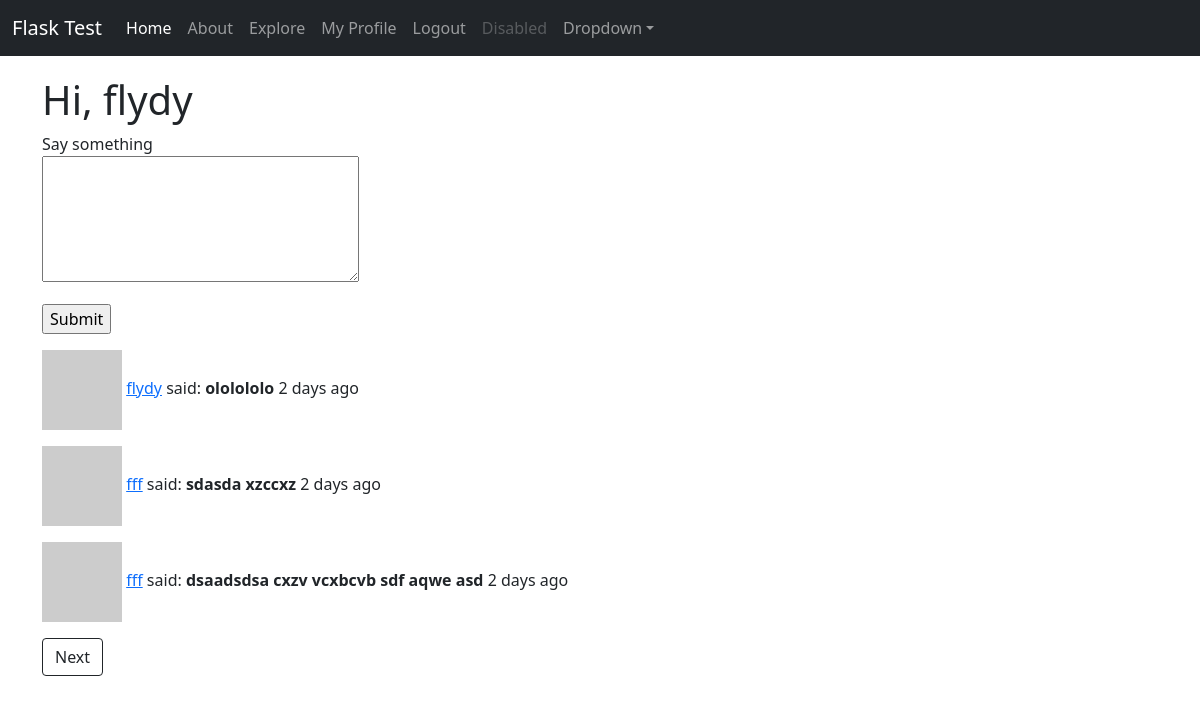
Page / (signed in) on the earlier database version.
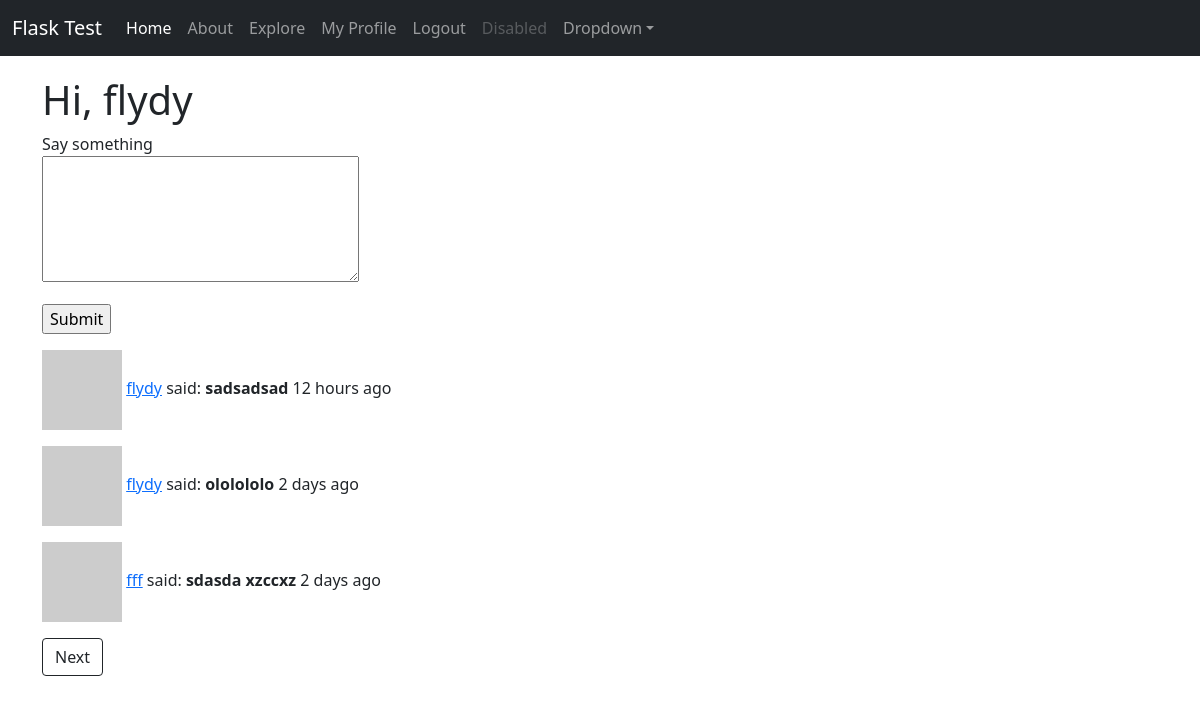
Same page on the later database version.
### app/models.py (models this page shows, shortened)
class SearchableMixin(object):
    @classmethod
    def search(cls, expression, page, per_page):
        ids, total = query_index(cls.__tablename__, expression, page, per_page)
        if total == 0:
            return cls.query.filter_by(id=0), 0
        when = []
        for i in range(len(ids)):
            when.append((ids[i], i))
        return cls.query.filter(cls.id.in_(ids)).order_by(db.case(when, value=cls.id)), total

class Post(SearchableMixin, db.Model):
    id = db.Column(db.Integer, primary_key=True)
    body = db.Column(db.String(140))
    timestamp = db.Column(db.DateTime, index=True, default=datetime.utcnow)
    user_id = db.Column(db.Integer, db.ForeignKey('user.id'))
    __searchable__ = ['body']

class User(UserMixin, db.Model):
    id = db.Column(db.Integer, primary_key=True)
    username = db.Column(db.String(50), index=True, unique=True)
    email = db.Column(db.String(100), index=True, unique=True)
    password = db.Column(db.String(128))
    about_me = db.Column(db.String(250))
    posts = db.relationship('Post', backref='author', lazy='dynamic')
    last_seen = db.Column(db.DateTime, default=datetime.utcnow())
    followed = db.relationship(
        'User', secondary=followers,
        primaryjoin=(followers.c.follower_id == id),
        secondaryjoin=(followers.c.followed_id == id),
        backref=db.backref('followers', lazy='dynamic'), lazy='dynamic'
    )
    def avatar(self, size):
        digest = md5(self.email.lower().encode('utf-8')).hexdigest()
        return 'https://www.gravatar.com/avatar/{}?d=identicon&s={}'.format(digest, size)
    def followed_posts(self):
        followed = Post.query.join(
            followers, (followers.c.followed_id == Post.user_id)).filter(followers.c.follower_id == self.id)
        own = Post.query.filter_by(user_id=self.id)
        return followed.union(own).order_by(Post.timestamp.desc())

### app/main/routes.py (the view)
@bp.route('/', methods=['GET', 'POST'])
@login_required
def index():
    form = PostForm()
    if form.validate_on_submit():
        post = Post(body=form.post.data, user_id=current_user.id)
        db.session.add(post)
        db.session.commit()
        flash(_('Your post is saved!'))
        return redirect(url_for('main.index'))
    page = request.args.get('page', 1, type=int)
    posts = current_user.followed_posts().paginate(page, current_app._get_current_object().config['POSTS_PER_PAGE'], False)
    next_url = url_for('main.index', page=posts.next_num) \
        if posts.has_next else None
    prev_url = url_for('main.index', page=posts.prev_num) \
        if posts.has_prev else None
    return render_template('index.html', form=form, posts=posts.items, next_url=next_url, prev_url=prev_url)

### app/forms.py
class PostForm(FlaskForm):
    post = TextAreaField(_l('Say something'), validators=[DataRequired(), Length(min=1, max=140)])
    submit = SubmitField(_l('Submit'))

### app/main/routes.py (called while the page is built)
@bp.before_request
def before_request():
    if current_user.is_authenticated:
        current_user.last_seen = datetime.utcnow()
        db.session.commit()
        g.locale = 'en'

### app/models.py (called while the page is built)
@login.user_loader
def load_user(id):
    return User.query.get(int(id))

### app/templates/index.html (shortened to what this page needs)
{% extends '__base.html' %}
{% block body %}
<h1>Hi, {{ current_user.username }}</h1>
{% if current_user.is_authenticated %}
{% if form %}
<form action="" method="post" class="form">
    <p>
        {{ form.post.label }}<br>
        {{ form.post(cols=32, rows=5) }}<br>
    </p>
    <p>{{ form.submit() }}</p>
</form>
{% endif %}
{% endif %}
{% if posts %}
{% for post in posts %}
    {% include '_post.html' %}
{% endfor %}
    <p>
        {% if next_url %}
        <a href="{{ next_url }}" class="btn btn-outline-dark">Next</a>
        {% endif %}
    </p>
{% endif %}
{% endblock %}

### app/templates/_post.html
<p><img src="{{ post.author.avatar(36) }}">
    <a href="{{ url_for('main.user', username=post.author.username) }}">{{ post.author.username }}</a>
    {{ _('said') }}: <b>{{ post.body }}</b> {{ moment(post.timestamp).fromNow() }}
</p>

Differences in the rows shown:
no longer on this page (row unchanged): Post: author.username "fff", body "dsaadsdsa cxzv vcxbcvb sdf aqwe asd", timestamp "2 days ago"
added Post: author.username "flydy", body "sadsadsad", timestamp "12 hours ago"
